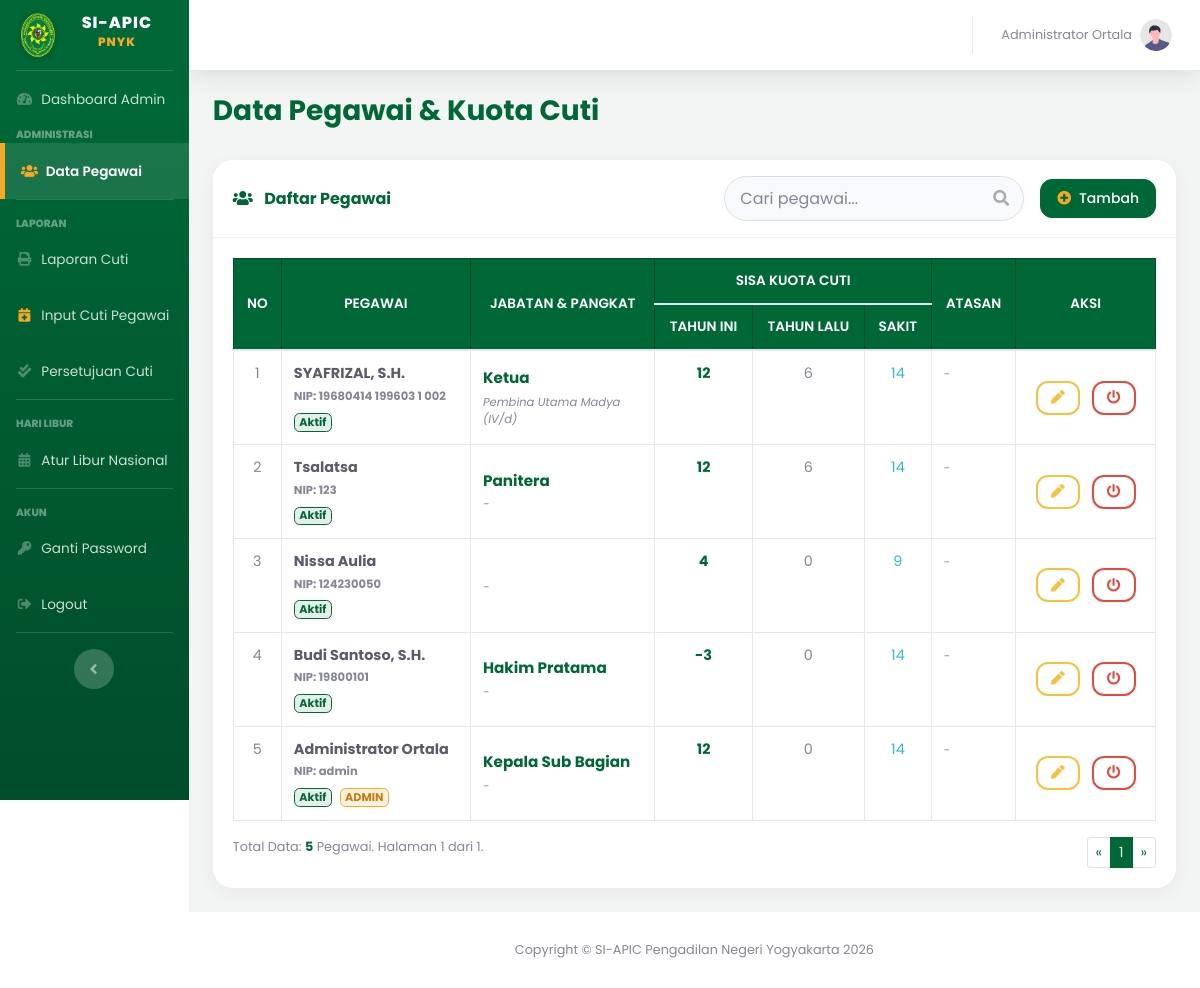
Page /index.php?page=data_pegawai (signed in) on the earlier database version.
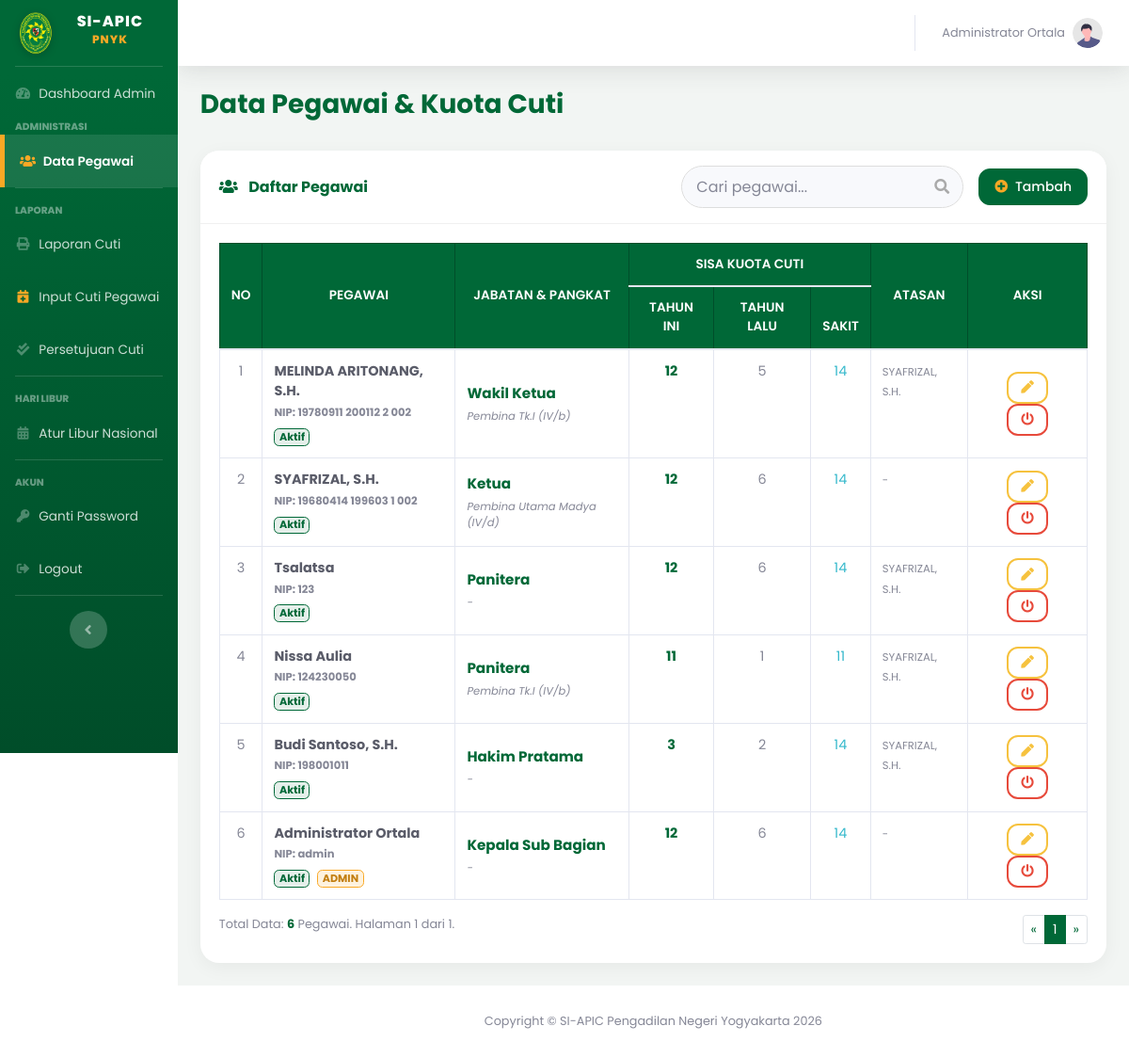
Same page on the later database version.
### tables this page shows
CREATE TABLE `users` (
  `id_user` int(11) NOT NULL,
  `nip` varchar(30) NOT NULL,
  `password` varchar(255) NOT NULL,
  `nama_lengkap` varchar(100) NOT NULL,
  `jabatan` varchar(100) DEFAULT NULL,
  `pangkat` varchar(50) DEFAULT NULL,
  `unit_kerja` varchar(100) DEFAULT 'Pengadilan Negeri Yogyakarta',
  `no_telepon` varchar(20) DEFAULT NULL,
  `role` enum('admin','user') NOT NULL,
  `sisa_cuti_n` int(11) DEFAULT 12,
  `sisa_cuti_n1` int(11) DEFAULT 0,
  `sisa_cuti_n2` int(11) DEFAULT 0,
  `kuota_cuti_sakit` int(11) DEFAULT 14,
  `created_at` timestamp NOT NULL DEFAULT current_timestamp(),
  `status_akun` enum('aktif','nonaktif') DEFAULT 'aktif',
  `id_pejabat` int(11) DEFAULT NULL,
  `id_atasan` int(11) DEFAULT 0
);

### pages/admin/data_pegawai.php (the view, shortened to what the changed rows need)
<?php
$batas = 10;
$halaman = isset($_GET['halaman']) ? (int)$_GET['halaman'] : 1;
$halaman_awal = ($halaman > 1) ? ($halaman * $batas) - $batas : 0;
$keyword = "";
$where_clause = "";
$url_pencarian = "";
$query_jumlah = mysqli_query($koneksi, "SELECT count(*) AS total FROM users u $where_clause");
$data_jumlah = mysqli_fetch_assoc($query_jumlah);
$total_data = $data_jumlah['total'];
$total_halaman = ceil($total_data / $batas);
$nomor = $halaman_awal + 1;
?>
<div class="page-wrapper-custom">
    <div class="d-flex justify-content-between align-items-center mb-4">
        <h1 class="h3 text-main-green font-weight-bold">Data Pegawai & Kuota Cuti</h1>
    </div>
    <div class="card shadow mb-4 card-custom-border">
        <div class="card-header py-3 bg-white">
            <div class="row align-items-center">
                <div class="col-md-4">
                    <h6 class="m-0 font-weight-bold text-main-green"><i class="fas fa-users mr-2"></i> Daftar Pegawai</h6>
                </div>
                <div class="col-md-8 d-flex justify-content-end align-items-center">
                    <form action="index.php" method="GET" class="mr-3" onsubmit="return false;">
                        <div class="search-wrapper">
                            <input type="text" name="cari" id="keyword" class="form-control search-input-inside"
                                   placeholder="Cari pegawai..." value="<?php echo $keyword; ?>" autocomplete="off">
                        </div>
                    </form>
                    <button type="button" class="btn btn-custom-green shadow-sm btn-sm px-3 py-2 rounded-pill" data-toggle="modal" data-target="#modalTambah">
                        <i class="fas fa-plus-circle mr-1 text-accent-yellow"></i> Tambah
                    </button>
                </div>
            </div>
        </div>
        <div class="card-body">
            <div id="area_tabel">
                <div class="table-responsive">
                    <table class="table table-bordered table-hover" id="dataTable" width="100%" cellspacing="0" style="font-size: 0.9rem;">
                        <thead class="table-custom-head">
                            <tr class="text-center">
                                <th rowspan="2" style="vertical-align: middle;">No</th>
                                <th rowspan="2" style="vertical-align: middle;">Pegawai</th>
                                <th rowspan="2" style="vertical-align: middle; width: 20%;">Jabatan & Pangkat</th> <th colspan="3">Sisa Kuota Cuti</th>
                                <th rowspan="2" style="vertical-align: middle;">Atasan</th>
                                <th rowspan="2" style="vertical-align: middle;">Aksi</th>
                            </tr>
                            <tr class="text-center">
                                <th>Tahun Ini</th>
                                <th>Tahun Lalu</th>
                                <th>Sakit</th>
                            </tr>
                        </thead>
                        <tbody>
                            <?php
                            $query_string = "SELECT u.*, a.nama_lengkap AS nama_atasan
                                            FROM users u
                                            LEFT JOIN users a ON u.id_atasan = a.id_user
                                            $where_clause
                                            ORDER BY u.id_user DESC
                                            LIMIT $halaman_awal, $batas";
                            $query_pegawai = mysqli_query($koneksi, $query_string);
                            if (!$query_pegawai) {
                                echo "<tr><td colspan='8' class='text-center text-danger'>Error: " . mysqli_error($koneksi) . "</td></tr>";
                            } elseif (mysqli_num_rows($query_pegawai) == 0) {
                                echo "<tr><td colspan='8' class='text-center text-secondary py-4'>Data tidak ditemukan.</td></tr>";
                            } else {
                            while ($data = mysqli_fetch_array($query_pegawai)) {
                                $is_active = ($data['status_akun'] == 'aktif');
                                $row_bg = $is_active ? '' : 'style="background-color: #f1f1f1; opacity: 0.8;"';
                                $pangkat_text = isset($data['pangkat']) && !empty($data['pangkat']) ? $data['pangkat'] : '-';
                            ?>
                            <tr <?php echo $row_bg; ?>>
                                <td class="text-center"><?php echo $nomor++; ?></td>
                                <td>
                                    <div class="font-weight-bold text-dark"><?php echo $data['nama_lengkap']; ?></div>
                                    <small class="text-secondary font-weight-bold">NIP: <?php echo $data['nip']; ?></small>
                                    <div class="mt-1">
                                        <?php if($is_active): ?>
                                            <span class="badge badge-custom-green" style="font-size: 0.7rem;">Aktif</span>
                                        <?php else: ?>
                                            <span class="badge badge-secondary" style="font-size: 0.7rem;">Nonaktif</span>
                                        <?php endif; ?>
                                        <?php if($data['role'] == 'admin'): ?>
                                            <span class="badge badge-custom-yellow ml-1" style="font-size: 0.7rem;">ADMIN</span>
                                        <?php endif; ?>
                                    </div>
                                </td>
                                <td style="vertical-align: middle;">
                                    <div class="font-weight-bold text-main-green" style="font-size: 0.95rem;">
                                        <?php echo $data['jabatan']; ?>
                                    </div>
                                    <div class="text-secondary small mt-1" style="font-style: italic;">
                                        <?php echo $pangkat_text; ?>
                                    </div>
                                </td>
                                <td class="text-center font-weight-bold text-main-green"><?php echo $data['sisa_cuti_n']; ?></td>
                                <td class="text-center text-secondary"><?php echo $data['sisa_cuti_n1']; ?></td>
                                <td class="text-center text-info"><?php echo $data['kuota_cuti_sakit']; ?></td>
                                <td><small><?php echo $data['nama_atasan'] ? $data['nama_atasan'] : '-'; ?></small></td>
                                <td class="text-center" style="vertical-align: middle;">
                                <button type="button" class="btn btn-outline-warning btn-sm rounded-circle mx-1"
                                    data-toggle="modal" data-target="#modalEdit<?php echo $data['id_user']; ?>"
                                    title="Edit Data"
                                    style="width: 34px; height: 34px; display: inline-flex; align-items: center; justify-content: center; border-width: 2px;">
                                    <i class="fas fa-pen" style="font-size: 0.85rem;"></i>
                                </button>
                                <?php if($is_active): ?>
                                    <button onclick="konfirmasiStatus('<?php echo $data['id_user']; ?>', 'nonaktifkan', '<?php echo addslashes($data['nama_lengkap']); ?>')"
                                        class="btn btn-outline-danger btn-sm rounded-circle mx-1"
                                        title="Nonaktifkan Akun"
                                        style="width: 34px; height: 34px; display: inline-flex; align-items: center; justify-content: center; border-width: 2px;">
                                        <i class="fas fa-power-off" style="font-size: 0.85rem;"></i>
                                    </button>
                                <?php endif; ?>
                            </td>
                            <?php } } ?>
                        </tbody>
                    </table>
                    <div class="row mt-3">
                        <div class="col-md-6">
                            <p class="text-secondary small mb-0">
                                Total Data: <strong class="text-main-green"><?php echo $total_data; ?></strong> Pegawai.
                                Halaman <?php echo $halaman; ?> dari <?php echo $total_halaman; ?>.
                            </p>
                        </div>
                        <div class="col-md-6 d-flex justify-content-end">
                            <nav aria-label="Page navigation">
                                <ul class="pagination pagination-sm m-0">
                                    <?php if($halaman > 1): ?>
                                        <li class="page-item">
                                            <a class="page-link" href="index.php?page=data_pegawai&halaman=<?php echo $halaman - 1; ?><?php echo $url_pencarian; ?>">&laquo;</a>
                                        </li>
                                    <?php else: ?>
                                        <li class="page-item disabled"><span class="page-link">&laquo;</span></li>
                                    <?php endif; ?>
                                    <?php
                                    for($x = 1; $x <= $total_halaman; $x++):
                                        $active_class = ($x == $halaman) ? 'active' : '';
                                    ?>
                                        <li class="page-item <?php echo $active_class; ?>">
                                            <a class="page-link" href="index.php?page=data_pegawai&halaman=<?php echo $x; ?><?php echo $url_pencarian; ?>"><?php echo $x; ?></a>
                                        </li>
                                    <?php endfor; ?>
                                    <?php if($halaman < $total_halaman): ?>
                                        <li class="page-item">
                                            <a class="page-link" href="index.php?page=data_pegawai&halaman=<?php echo $halaman + 1; ?><?php echo $url_pencarian; ?>">&raquo;</a>
                                        </li>
                                    <?php else: ?>
                                        <li class="page-item disabled"><span class="page-link">&raquo;</span></li>
                                    <?php endif; ?>
                                </ul>
                            </nav>
                        </div>
                    </div>
                </div>
            </div>
        </div>
    </div>
</div>

Differences in the rows shown:
added users: nama_lengkap "MELINDA ARITONANG, S.H.", nip "19780911 200112 2 002", status_akun "Aktif", jabatan "Wakil Ketua", pangkat "Pembina Tk.I (IV/b)", sisa_cuti_n "12", sisa_cuti_n1 "5", kuota_cuti_sakit "14", users.nama_lengkap "SYAFRIZAL, S.H."
changed users "Tsalatsa": users.nama_lengkap (not shown) → "SYAFRIZAL, S.H."; no longer shows "-"
changed users "Nissa Aulia": jabatan (not shown) → "Panitera"; pangkat "-" → "Pembina Tk.I (IV/b)"; sisa_cuti_n "4" → "11"; sisa_cuti_n1 "0" → "1"; kuota_cuti_sakit "9" → "11"; users.nama_lengkap (not shown) → "SYAFRIZAL, S.H."; no longer shows "-"
changed users "Hakim Pratama": nip "19800101" → "198001011"; sisa_cuti_n "-3" → "3"; sisa_cuti_n1 "0" → "2"; users.nama_lengkap (not shown) → "SYAFRIZAL, S.H."; no longer shows "-"
changed users "Kepala Sub Bagian": sisa_cuti_n1 "0" → "6"
Other differences:
$total_data: "5" → "6"
